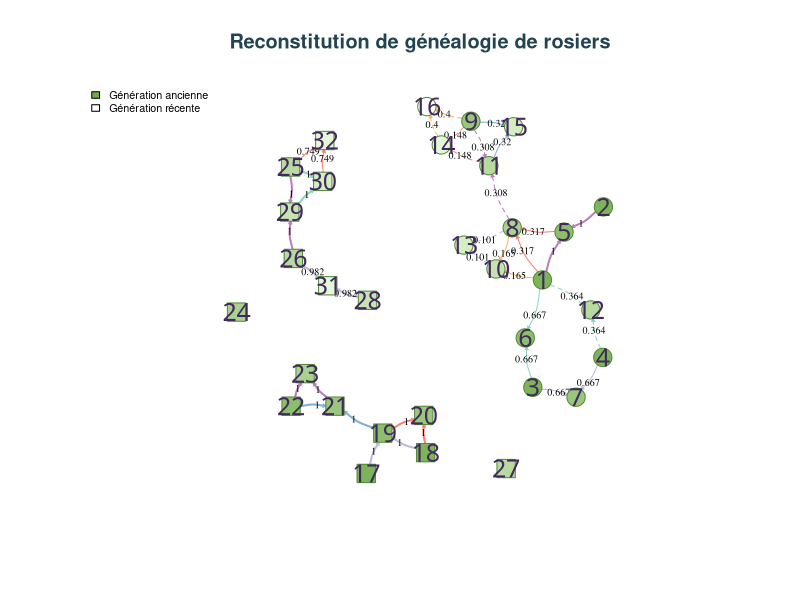

This chart was generated by the following R code:
###############       GENEALOGIE DE ROSIERS       #################



library("igraph")
library("RColorBrewer")




# Paramètres pi de dosage resp. pour 2 et 3 signaux détectés
# Par défaut, 1/3 par dosage mais l'utilisateur peut modifier les variables suivantes :

pi2 = c(1/3,1/3,1/3) # c( pi22 , pi31 , pi13 )
pi3 = c(1/3,1/3,1/3) # c( pi211 , pi121 , pi112 )


# FONCTIONS ------------------------------------------------------------------------------------------

# Fonction qui duplique le signal a de (a,0,0,0) de chaque individu diploïde de la matrie M
# en (a,a,0,0). Cette fonction est appelée au début pour uniformiser les notations.
duplic2x = function(M){
  for (i in 1:n){
    if (M[i,17]==2){
      for (j in c(1,5,9,13)){
        if (M[i,(j+1)]==0){
          M[i,(j+1)]=M[i,j]
        }}}}
  return(M)
}


# compte le nombre d'enfants virtuels de meme genotype que l'enfant de reference
# in : - enfants virtuels (matrice avec un genotype sur chaque ligne)
#      - genotype de l'enfant (vecteur)
# out : le nombre d'enfants virtuels correspondant
comparerEnf = function(EnfVirt, Enf){
  g_enf = sort(Enf)
  Cpt = 0
  for (i in 1:nrow(EnfVirt)){
    g = sort(EnfVirt[i,]) # Tri croissant
    if (sum(abs(g-g_enf))==0){Cpt = Cpt + 1} # Compare et incrémente si vecteurs égaux
  }
  return(Cpt)
}

# genere la liste des enfants virtuels a partir du genotype des parents pour le schema 2x-2x
# in : genotype des parents (vecteurs de taille 2)
# out : liste des enfants virtuels (matrice de 4 lignes et 2 colonnes)
genererEnfVirt22 = function(GenP1s, GenP2s){
  EnfVirt = as.matrix(expand.grid(GenP1s,GenP2s)) # Combinaisons génétiques possibles
  return(EnfVirt)
}

# genere la liste des enfants virtuels a partir du genotype des parents pour le schema 4x-4x
# in : genotype des parents (vecteurs de taille 4)
# out : liste des enfants virtuels (matrice de 36 lignes et 4 colonnes)
genererEnfVirt44 = function(GenP1s, GenP2s){
  DonP1 = combn(GenP1s,2) # Code génétique possiblement transmis par le parent1
  DonP2 = t(combn(GenP2s,2)) # Code génétique possiblement transmis par le parent2
  transP1 = t(matrix(rep(combn(GenP1s,2),6),ncol=36))
  transP2 = DonP2[rep(1:6,each=6),1:2]
  EnfVirt = cbind(transP1,transP2) # Combinaisons génétiques possibles
  return(EnfVirt)
}


# Fonction qui calcule les dosages pour chaque vecteur de taille 4 en entrée
# Si n=1 ou n=4, on passe juste du type vecteur au type matrice
# Si n=2 ou n=3, on met sur chaque ligne de la matrice un dosage possible
comb_dosage = function(signal,n){
  if (n==1){LP = matrix(rep(signal,4),ncol=4)}
  else if (n==4){LP = matrix(signal,ncol=4)}
  else if (n==2){LP = cbind(t(matrix(rep(signal,3),ncol=3)),rbind(signal,matrix(rep(signal,2),ncol=2)))}
  else if (n==3){LP = cbind(t(matrix(rep(signal,3),ncol=3)),signal)}
  return(LP)
}


# calcul de la proba d'un lien entre deux parents et un enfant
# in : infos genetiques sur les deux parents et l'enfant (vecteurs de taille 17 : genotypes 4x4 + ploidie)
# out : proba du lien
calculerProbaLien = function(GenP1, GenP2, GenE){
  p = 1
  plo_e = as.integer(GenE[17])
  plo_p1 = as.integer(GenP1[17])
  plo_p2 = as.integer(GenP2[17])
  if ((plo_p1==plo_e) & (plo_p2==plo_e)){
    for (k in c(1,5,9,13)){
      vE = as.numeric(GenE[k:(k+plo_e-1)])
      vP1 = as.numeric(GenP1[k:(k+plo_e-1)])
      vP2 = as.numeric(GenP2[k:(k+plo_e-1)])
      
      # DIPLOIDES
      if (plo_e==2) {
        EnfVirt = genererEnfVirt22(vP1,vP2)
        p = p * comparerEnf(EnfVirt,vE)/4
      }
      
      # TETRAPLOIDES
      else if (plo_e==4) {
        
        vP1 = vP1[vP1!=0] # allèles remplis
        vP2 = vP2[vP2!=0]
        vE = vE[vE!=0]
        
        nP1 = length(vP1)
        nP2 = length(vP2)
        nE = length(vE)
        
        LP1 = comb_dosage(vP1,nP1) # Dosage éventuel
        nrowLP1 = nrow(LP1)
        if (nP1 %in% c(1,4)){pi_p1=1} # Valeurs de pi correspondantes
        else if (nP1==2){pi_p1=pi2}
        else {pi_p1=pi3}
        
        LP2 = comb_dosage(vP2,nP2)
        nrowLP2 = nrow(LP2)
        if (nP2 %in% c(1,4)){pi_p2=1}
        else if (nP2==2){pi_p2=pi2}
        else {pi_p2=pi3}
        
        LE = comb_dosage(vE,nE)
        nrowLE = nrow(LE)
        if (nE %in% c(1,4)){pi_e=1}
        else if (nE==2){pi_e=pi2}
        else {pi_e=pi3}
        
        pl = 0
        for (i in 1:nrowLP1){
          parent1 = LP1[i,]
          for (j in 1:nrowLP2){
            parent2 = LP2[j,]
            EnfVirt = genererEnfVirt44(parent1,parent2)
            for (k in 1:nrowLE){
              enfant = LE[k,]
              cpt = comparerEnf(EnfVirt,enfant)
              pl = pl + cpt/36 * pi_p1[i] * pi_p2[j] * pi_e[k]
            }
          }
        }
        p = p * pl
      }
    }
  }
  else {return(0)}
  return(p)
}


# construire pour un enfant la matrice des probas associee a tous les couples de parents potentiels
# in : numero de l'enfant
# out : matrice des probas (n lignes et n colonnes)
calculerProbasParents = function(e){
  MatProbasParents = matrix(0, nrow=n, ncol=n)
  enf = MatIndiv[e,1:17]
  g_e = MatIndiv[e,18]
  M = MatIndiv[-c(e),] # Matrice sans la ligne de l'enfant
  for (p1 in 1:(nrow(M)-1)){
    g_p1 = M[p1,18]
    for (p2 in (p1+1):nrow(M)){
      g_p2 = M[p2,18]
      if((g_p1<g_e) & (g_p2<g_e)){
        MatProbasParents[p1,p2] = calculerProbaLien(M[p1,1:17],M[p2,1:17],enf)
      }
    }
  }
  
  S = sum(MatProbasParents)
  if (S>0) {MatProbasParents = MatProbasParents/S} # Normalisation
  return(MatProbasParents)
}


# pour un enfant, recherche du couple de parents le plus probable
# in : numero de l'enfant
# out : couple de parents le plus probable (vecteur de taille 4 : enfant/parent 1/parent 2/log-proba du lien)
recupParentsMax = function(e){
  M = calculerProbasParents(e)
  pmax = max(M)
  if (pmax==0){IndMax = c(0,0)}
  else {
    IndMax = as.numeric(which(M == pmax, arr.ind = TRUE))
    if (IndMax[1]>=e){IndMax[1]=IndMax[1]+1} # On corrige ici la ligne perdue en enlevant
    if (IndMax[2]>=e){IndMax[2]=IndMax[2]+1} # celle de e dans calculerProbasParents
    nmax = length(IndMax)%/%2
    if (nmax > 1){
      rand = sample((1:nmax),1)
      IndMax = c(IndMax[rand],IndMax[rand+nmax]) # on tire au sort les parents
      # randbool : variable globale qui renvoie les individus pour lesquels on a fait un tirage au sort
      randbool <<- c(randbool,e) # Sert uniquement pour tracer le graphe
    }
    pmax = log(pmax)}
  ParentsMax = c(e,IndMax,pmax)
  return(ParentsMax)
}


# construire la genealogie de plus grande proba associee a la matrice des individus
# in : rien
# out : genealogie la plus probable (matrice de n lignes et 4 colonnes) munie de la log-vraisemblance
construireGen = function(){
  MatIndiv = duplic2x(MatIndiv)
  randbool <<- c() # On mettra ici les individus pour lesquels on a fait un tirage au sort sur les parents
  Gen = matrix(0, nrow=n, ncol=4)
  # Cherche le couple de parents le plus probable pour chaque individu
  for (ind in 1:nrow(MatIndiv)){
    Gen[ind,] = recupParentsMax(ind)
  }
  return(list(Gen = Gen, lLik = sum(Gen[, 4])))
}


# representation graphique de la genealogie a l'aide de igraph (noeuds = individus, fleches = liens)
# in : genealogie (matrice de n lignes et 4 colonnes)
# out : rien
representerGen = function(GenMax){
  
  gens = MatIndiv$Gen
  plo = MatIndiv$Plo
  M = GenMax$Gen
  nrel = nrow(M)
  M[,4] = exp(M[,4])
  ngens = length(unique(gens))
  geninv = ngens-gens
  
  forme = c("circle","square")
  plo = forme[plo/2]
  
  Grp = graph.empty(directed=TRUE)
  Grp = Grp + vertex(GenMax$Gen[, 1], color=geninv, shape=plo, size=10, label.cex=1.5, label.color="#42285f")
  
  palette = brewer.pal(n = 12, name = "Set3")[c(1,3,4,5,6,10)]
  for (ind in 1:nrel){
    if (min(M[ind,2:3])>0){
      if (ind %in% randbool){linetype=2} # Pointillés si il y a eu tirage au sort pour cet individu
      else {linetype=1} # Trait normal sinon
      p = round(M[ind,4],3)
      couleur = palette[ind%%6+1]
      w = 2*((abs(M[ind,4])>0.9)+1) #On double l'epaisseur des fleches quand la proba et d'au moins 90%
      Grp = Grp + edge(M[ind,2],M[ind,1],label=p,color=couleur,width=w/2,lty=linetype,
                       arrow.size=w/30,arrow.width=w/2)
      Grp = Grp + edge(M[ind,3],M[ind,1],label=p,color=couleur,width=w/2,lty=linetype,
                       arrow.size=w/30,arrow.width=w/2)
    }
  }
  Grp$palette = colorRampPalette(c("#e4f7d7","#70ab48"))(ngens)
  
  plot(Grp, edge.label.color="black",vertex.label.family="Calibri",
       edge.curved=0.2,vertex.frame.color="#538b36",edge.label.cex=0.6)
  title("Reconstitution de généalogie de rosiers",cex.main=1.2,col.main="#224451")
  legend('topleft',legend=c("Génération ancienne","Génération récente"),
         fill=c(Grp$palette[length(Grp$palette)],"white"),box.lty=0,cex=0.65,bty="n") 
}
 



# EXECUTION -------------------------------------------------------------------------------------------------

MatIndiv = read.csv('testgen.csv',sep=',')
#MatIndiv = read.csv('Pop2x.csv',sep=';')
#MatIndiv = read.csv('Pop4x.csv',sep=';')

#MatIndiv = MatIndiv[MatIndiv$Plo %in% c(2,4),] # Enleve les ploidies non gerees s'il y en a

n = nrow(MatIndiv)
GenMax = construireGen()
representerGen(GenMax)
